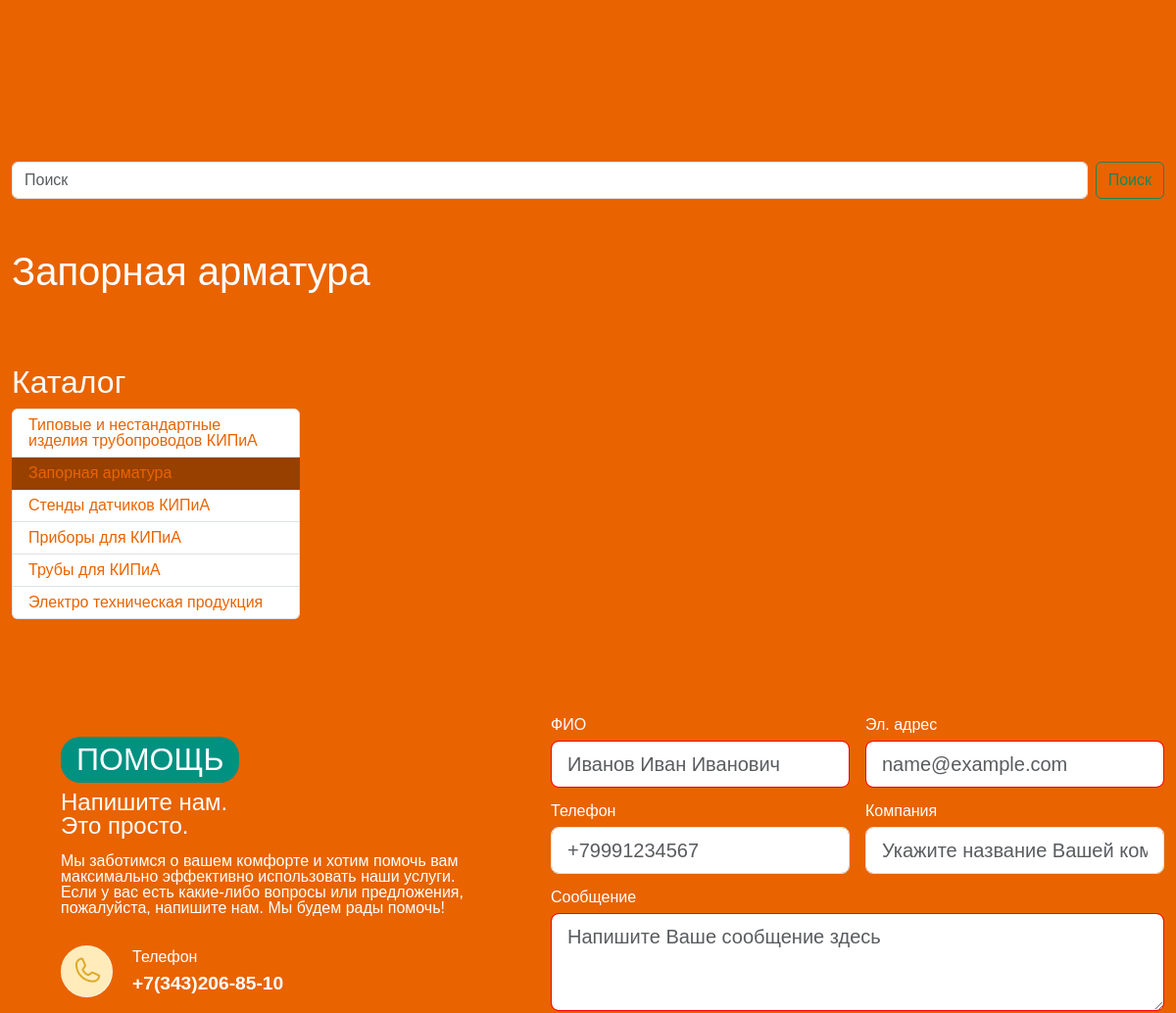
Before: /service/6/ (middle part) with the older database file.
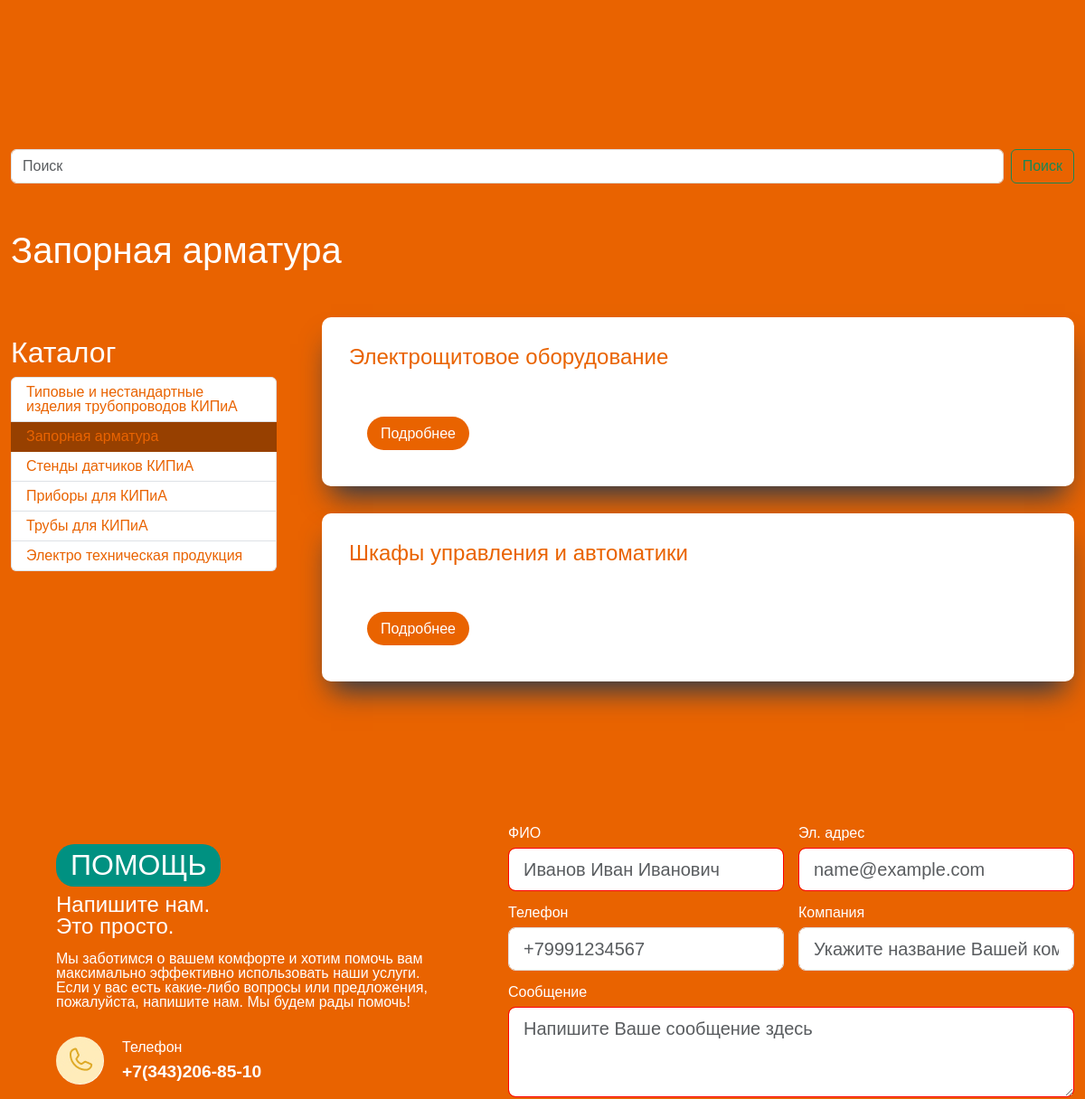
After: the same page with the newer database file.
### mainapp/models.py (models this page shows, shortened)
class Group(models.Model):
    name = models.CharField(max_length=255, unique=True)
    category = models.ForeignKey(Category, on_delete=models.CASCADE, related_name="category")
    url_img = models.TextField(blank=True)
    text = RichTextField(blank=True)
    slug = models.SlugField(max_length=128, unique=True)
    class Meta:
        verbose_name = "Группа"
        verbose_name_plural = "Группы"
    def get_absolute_url(self):
        return reverse("mainapp:group", args=[self.slug])

### mainapp/views.py (the view)
# urls.py: path("service/<int:pk>/", views.ServicePageView.as_view(), name="service"),
class ServicePageView(TemplateView):
    template_name = "mainapp/service.html"
    def get_context_data(self, pk=None, **kwargs):
        context = super().get_context_data(**kwargs)
        ps = pk
        context["groups_category"] = Group.objects.all().filter(category=ps)
        context["menu_name"] = "service"
        context["left_menu"] = ps
        return context

### mainapp/templates/mainapp/service.html (shortened to what this page needs)
{% extends 'mainapp/base.html' %}
{% load static %}
{% block content %}
    <div class="container">
        <form class="d-flex" role="search" method="GET" action="#">
          <input class="form-control me-2" name="q" type="search" placeholder="Поиск" aria-label="Поиск">
          <button class="btn btn-outline-success" type="submit" href="">Поиск</button>
        </form>
    </div>
    <div class="container">
        {% if left_menu == 6 %}
        <h1 class="title_page">Запорная арматура</h1>
        {% endif %}
    </div>
    <div class="container catalog_block" style="margin-top: 50px">
        <div class="col-md-3 l_c" style="background: #E96300;color: white;">
            <h2 style="margin-top: 20px;" id="catalog-product">Каталог</h2>
            <ul class="list-group">
                <li class="list-group-item {% if left_menu == 5 %}activ{% endif %}">
                    <a href="{% url 'mainapp:service' pk=5 %}">
                    Типовые и нестандартные изделия трубопроводов КИПиА</a> </li>
                <li class="list-group-item {% if left_menu == 6 %}activ{% endif %}">
                    <a href="{% url 'mainapp:service' pk=6 %}">Запорная арматура</a> </li>
                <li class="list-group-item {% if left_menu == 7 %}activ{% endif %}">
                    <a href="{% url 'mainapp:service' pk=7 %}">Стенды датчиков КИПиА</a> </li>
                <li class="list-group-item {% if left_menu == 8 %}activ{% endif %}">
                    <a href="{% url 'mainapp:service' pk=8 %}">Приборы для КИПиА</a> </li>
                <li class="list-group-item {% if left_menu == 9 %}activ{% endif %}">
                    <a href="{% url 'mainapp:service' pk=9 %}">Трубы для КИПиА</a> </li>
                <li class="list-group-item {% if left_menu == 10 %}activ{% endif %}">
                    <a href="{% url 'mainapp:service' pk=10 %}">Электро техническая продукция</a> </li>
            </ul>
        </div>
        <div class="col-md-9 d-flex flex-column" style="margin-bottom: 30px;">
            {% for group in groups_category %}
            <div class="detail-card d-flex flex-column" style="margin-bottom: 30px;">
                <div class="description text_orange" style="font-size: 1rem;">
                    <h4>{{ group.name }}</h4>
                    <br>
                </div>
                <div class="" style="margin: 0 0 50px 50px;">
                    <a class="pc_btn pc_btn_oran" href="{{ group.get_absolute_url }}"
                    role="button" style="">Подробнее</a>
                </div>
            </div>
            {% endfor %}
        </div>
    </div>
    {% block help %}
    {% include 'includes/inc_help.html' %}
    {% endblock %}
    {% endblock %}

Changed rows visible on the page:
added Group: name "Электрощитовое оборудование"
added Group: name "Шкафы управления и автоматики"
